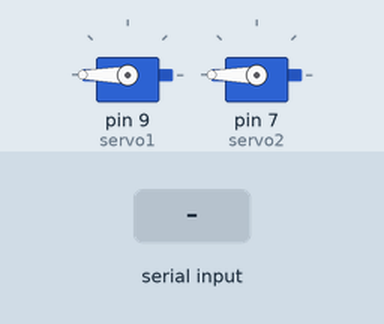
This sketch was run on a simulated Arduino Uno, built with avr-gcc and run on an emulated ATmega328P. On the bench: 2 × servo. The test bench sets the inputs (shaded band). EEPROM starts erased.

Above: at 1.2 s.
1.3 s: "90,45\n" received over Serial
At 4.1 s:
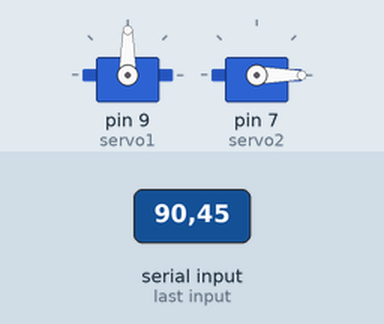
4.3 s: "30,150\n" received over Serial
At 7.1 s:
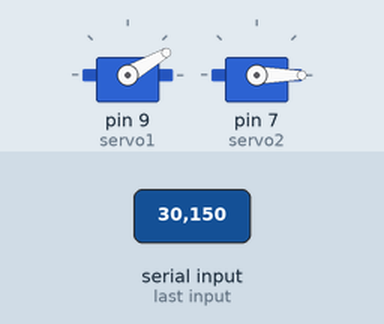
7.3 s: "5\n" received over Serial
At 9.6 s:
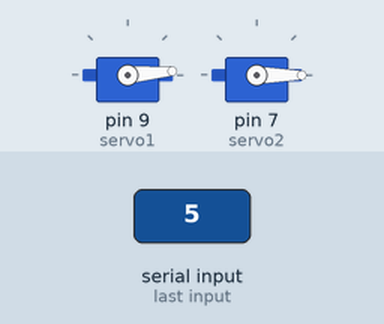
10.3 s: "200\n" received over Serial
At 13.1 s:
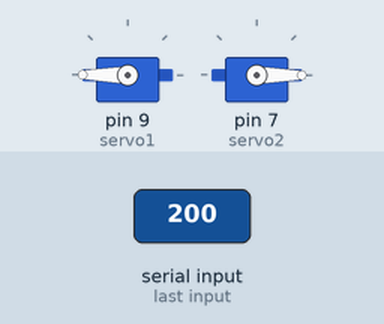
13.3 s: "90\n" received over Serial
At 16.6 s:
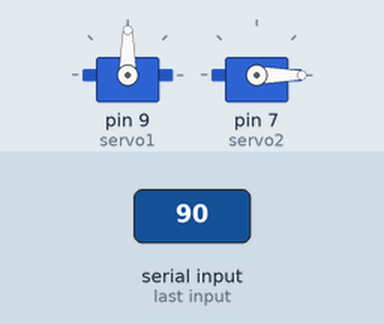
Timing chart, 0 to 17.3 s (numbered marks = the images above; inputs shaded):
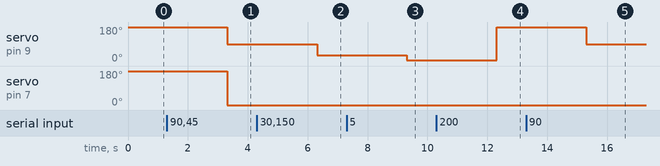

Measured:
- after the input at 1.3 s, servo on pin 9 (servo1): 180° → 90° after 2.0 s; servo on pin 7 (servo2): 180° → 0° after 2.0 s
- after the input at 4.3 s, servo on pin 9 (servo1): 90° → 30° after 2.0 s
- after the input at 7.3 s, servo on pin 9 (servo1): 30° → 5° after 2.0 s
- after the input at 10.3 s, servo on pin 9 (servo1): 5° → 180° after 2.0 s
- after the input at 13.3 s, servo on pin 9 (servo1): 180° → 90° after 2.0 s

The sketch:

arduino_handler.ino
```cpp
#include <Servo.h>
#include <EEPROM.h>

Servo servo1;
Servo servo2;
int flag = 0;
int flagMem = 8;
int mem1 = 0;
int mem2 = 4;

void setup() {
  servo1.attach(9);
  servo2.attach(7);
  Serial.begin(9600);
  servo1.write(EEPROM.read(mem1));
  servo2.write(EEPROM.read(mem2));
  flag= EEPROM.read(flagMem);
}

void loop() {
  if(Serial.available()){
    if(flag){
      EEPROM.update(mem1,Serial.readString().toInt());
      EEPROM.write(flagMem, (flag+1)%2);
      flag=(flag+1)%2;
    }
    if(!flag)
      EEPROM.update(mem2,Serial.readString().toInt());
      EEPROM.write(flagMem, (flag+1)%2);
      flag=(flag+1)%2;
  }
  servo1.write(EEPROM.read(mem1));
  servo2.write(EEPROM.read(mem2));
}
```
